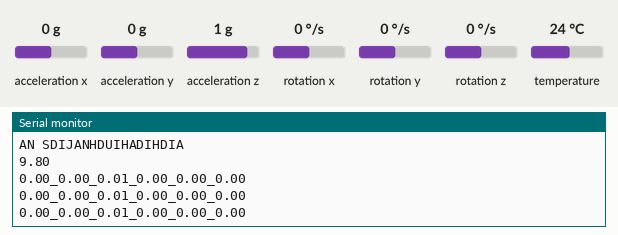
This sketch was run on a simulated Arduino Leonardo, built with avr-gcc and run on an emulated ATmega32U4. Parts: the last lines printed to the serial monitor. The inputs (shaded band) are chosen by the test bench; at power-on: acceleration x 0 g, acceleration y 0 g, acceleration z 1 g, rotation x 0 °/s, rotation y 0 °/s, rotation z 0 °/s, temperature 24 °C.

Above: at 3.5 s.
3.6 s: acceleration x set to -1.4 g
At 4.3 s:
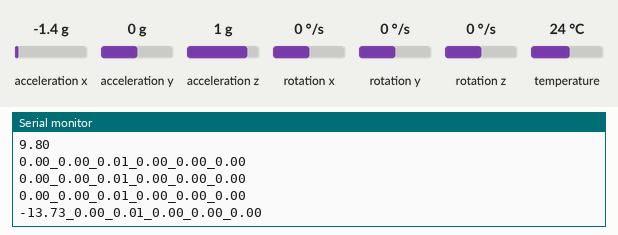
5.1 s: acceleration y set to -1.4 g
At 5.8 s:
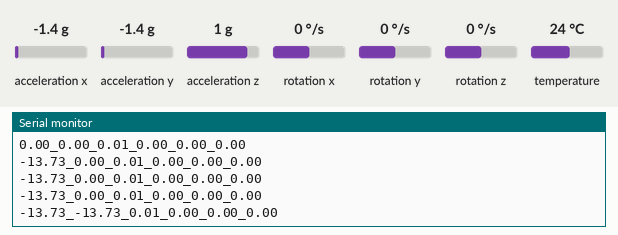
6.6 s: acceleration z set to -1.4 g
At 7.3 s:
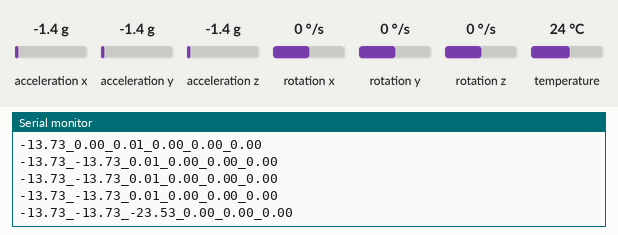
8.1 s: rotation x set to -192 °/s
At 8.9 s:
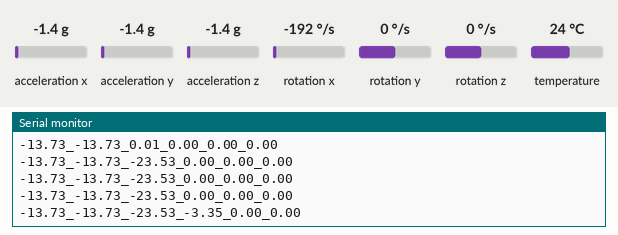
9.6 s: rotation y set to -192 °/s
At 9.6 s:
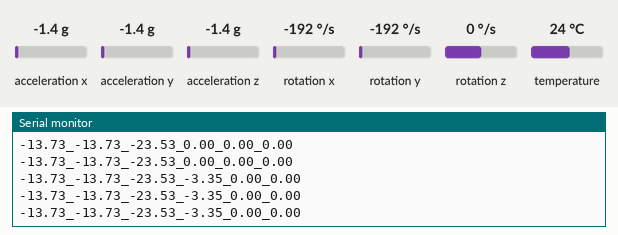

The sketch:

calibration_test.ino
```cpp
// Basic demo for accelerometer readings from Adafruit MPU6050

#include <Adafruit_MPU6050.h>
#include <Adafruit_Sensor.h>
#include <Wire.h>

Adafruit_MPU6050 mpu;

double ax = 0;
double ay = 0;
double az = 0;
double gx = 0;
double gy = 0;
double gz = 0;

void setup(void) {
  Serial.begin(115200);
  while (!Serial)
    delay(10); // will pause Zero, Leonardo, etc until serial console opens

  // Try to initialize!
  if (!mpu.begin()) {
    Serial.println("Failed to find MPU6050 chip");
    while (1) {
      delay(10);
    }
  }


  calibration(ax,ay,az,gx,gy,gz,1000);

  mpu.setAccelerometerRange(MPU6050_RANGE_8_G);
  mpu.setGyroRange(MPU6050_RANGE_500_DEG);
  mpu.setFilterBandwidth(MPU6050_BAND_21_HZ);
}


void calibration(double & ax, double & ay, double & az, double & gx, double & gy, double & gz, int t){
   for(int i = 0; i < t; i++) {
      sensors_event_t a, g, temp;
      mpu.getEvent(&a, &g, &temp);

      ax+=a.acceleration.x;
      ay+=a.acceleration.y;
      az+=a.acceleration.z;
      gx+=g.gyro.x;
      gy+=g.gyro.y;
      gz+=g.gyro.z;

   }
    ax = ax/(t+1);
    ay = ay/(t+1);
    az = az/(t+1);
    gx = gx/(t+1);
    gy = gy/(t+1);
    gz = gz/(t+1);

    Serial.println("AN SDIJANHDUIHADIHDIA ");
    Serial.println(az);
  }


void loop() {
  /* Get new sensor events with the readings */
  sensors_event_t a, g, temp;
  mpu.getEvent(&a, &g, &temp);

  /* Print out the values */
  Serial.print(a.acceleration.x - ax);
  Serial.print('_');
  Serial.print(a.acceleration.y - ay);
  Serial.print('_');
  Serial.print(a.acceleration.z - az);
  Serial.print('_');
  Serial.print(g.gyro.x - gx);
  Serial.print('_');
  Serial.print(g.gyro.y - gy);
  Serial.print('_');
  Serial.print(g.gyro.z - gz);

  Serial.println("");
  delay(500);
}
```

Measured:
- after the input at 3.6 s, the serial monitor: prints a new line after 0.29 s (image 1)
- after the input at 5.1 s, the serial monitor: prints a new line after 0.31 s (image 2)
- after the input at 6.6 s, the serial monitor: prints a new line after 0.32 s (image 3)
- after the input at 8.1 s, the serial monitor: prints a new line after 0.34 s (image 4)
